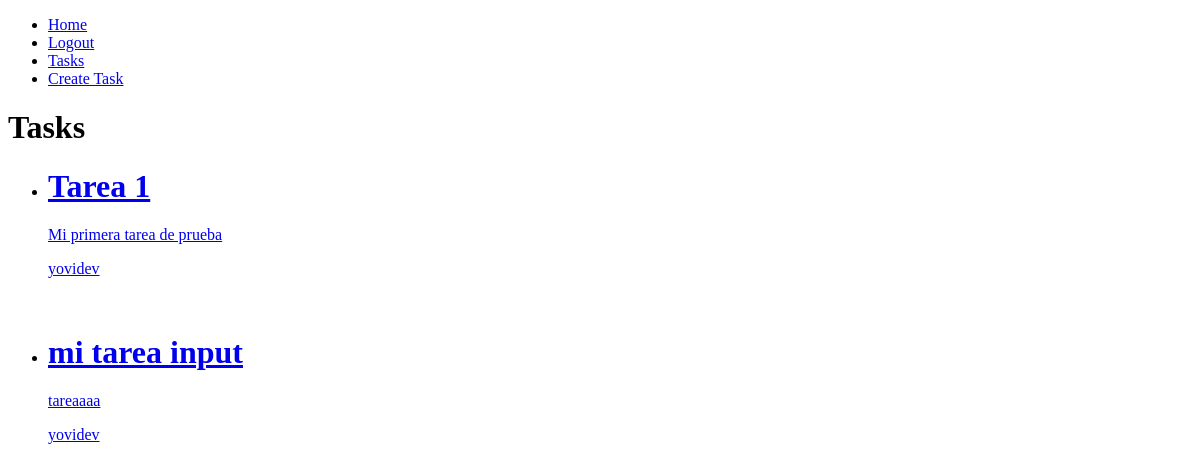
/tasks/ (signed in), run on an earlier commit of the app's database.
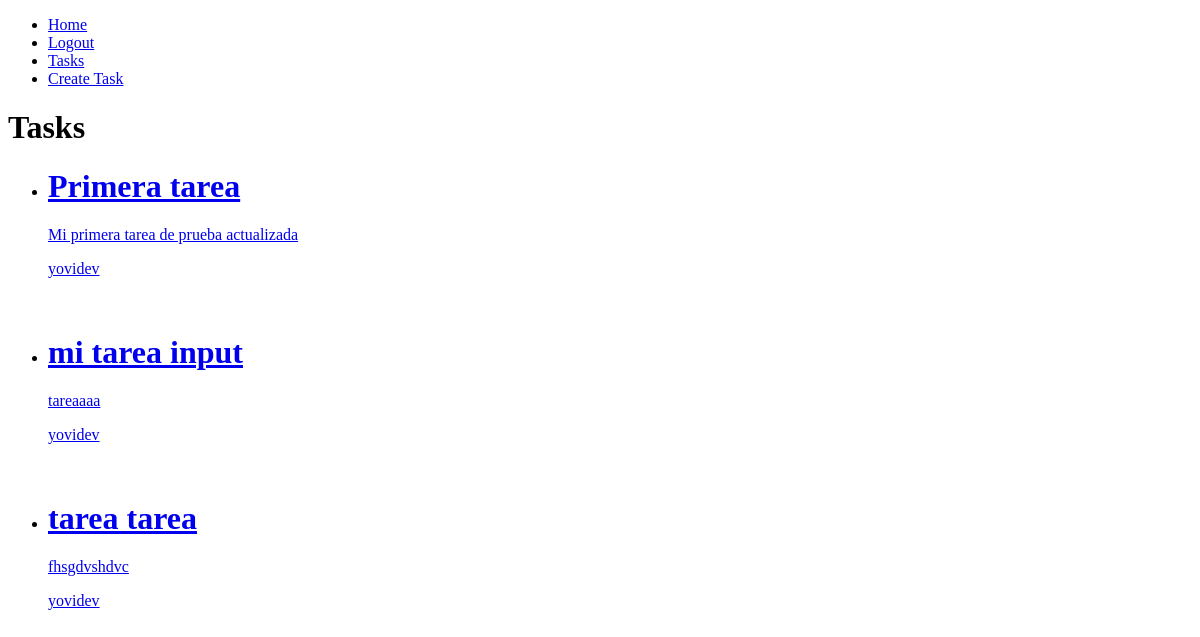
And on a later commit of the database.
### tasks/models.py (models this page shows, shortened)
class Task(models.Model):
    title = models.CharField(max_length=100)
    description = models.TextField(blank=True)
    created = models.DateTimeField(auto_now_add=True)
    datecompleted = models.DateTimeField(null=True)
    important = models.BooleanField(default=False)
    user = models.ForeignKey(User, on_delete=models.CASCADE)

### tasks/views.py (the view)
# urls.py: path('tasks/', views.tasks,name='tasks'),
def tasks(request):
    tasks = Task.objects.filter(user = request.user)
    return render(request, 'tasks.html',{'tasks':tasks})

### tasks/templates/tasks.html
{% extends 'base.html' %}
{% block content %}
    <h1>Tasks</h1>
    <ul>
        {% for task in tasks %}
        <li>
           <a href = "{%  url 'task_detail' task.id %}">
            <h1>{{task.title}}</h1>
            <p>{{task.description}}</p>
            <p>{{task.user.username}}</p>
            <br>
           </a>
        </li>
        {% endfor %}
    </ul>
{% endblock content %}

### tasks/templates/base.html (shortened to what this page needs)
<!DOCTYPE html>
<html lang="en">
<head>
</head>
<body>
    <nav>
        <ul>
            <li>
                <a href="/">Home</a>
            </li>
           {% if user.is_authenticated %}
            <li>
                <a href="/logout">Logout</a>
            </li>
            <li>
                <a href="/tasks">Tasks</a>
            </li>
            <li>
                <a href="/tasks/create">Create Task</a>
            </li>
            {% endif %}
        </ul>
    </nav>
    {% block content %}
    {% endblock content %}
</body>
</html>

What changed in the data, as far as the page shows it:
changed Task: title "Tarea 1" → "Primera tarea"; description "Mi primera tarea de prueba" → "Mi primera tarea de prueba actualizada"
added Task: title "tarea tarea", description "fhsgdvshdvc", user.username "yovidev"
